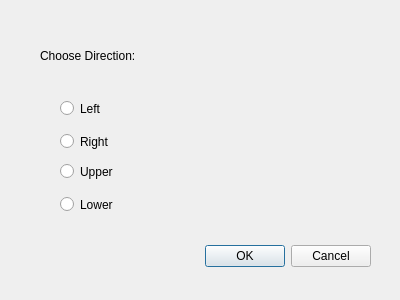
<?xml version="1.0" encoding="UTF-8"?>
<ui version="4.0">
 <class>mirrorDialog</class>
 <widget class="QDialog" name="mirrorDialog">
  <property name="geometry">
   <rect>
    <x>0</x>
    <y>0</y>
    <width>400</width>
    <height>300</height>
   </rect>
  </property>
  <property name="windowTitle">
   <string>Dialog</string>
  </property>
  <widget class="QDialogButtonBox" name="buttonBox">
   <property name="geometry">
    <rect>
     <x>30</x>
     <y>240</y>
     <width>341</width>
     <height>32</height>
    </rect>
   </property>
   <property name="orientation">
    <enum>Qt::Horizontal</enum>
   </property>
   <property name="standardButtons">
    <set>QDialogButtonBox::Cancel|QDialogButtonBox::Ok</set>
   </property>
  </widget>
  <widget class="QLabel" name="label_5">
   <property name="geometry">
    <rect>
     <x>40</x>
     <y>40</y>
     <width>231</width>
     <height>31</height>
    </rect>
   </property>
   <property name="styleSheet">
    <string notr="true">
font: 13pt &quot;Gilroy-Light&quot;;</string>
   </property>
   <property name="text">
    <string>Choose Direction:</string>
   </property>
  </widget>
  <widget class="QRadioButton" name="mrL">
   <property name="geometry">
    <rect>
     <x>60</x>
     <y>97</y>
     <width>181</width>
     <height>23</height>
    </rect>
   </property>
   <property name="styleSheet">
    <string notr="true">
font: 10pt &quot;Gilroy-Light&quot;;</string>
   </property>
   <property name="text">
    <string>Left</string>
   </property>
  </widget>
  <widget class="QRadioButton" name="mrR">
   <property name="geometry">
    <rect>
     <x>60</x>
     <y>130</y>
     <width>201</width>
     <height>23</height>
    </rect>
   </property>
   <property name="styleSheet">
    <string notr="true">
font: 10pt &quot;Gilroy-Light&quot;;</string>
   </property>
   <property name="text">
    <string>Right</string>
   </property>
  </widget>
  <widget class="QRadioButton" name="mrD">
   <property name="geometry">
    <rect>
     <x>60</x>
     <y>193</y>
     <width>201</width>
     <height>23</height>
    </rect>
   </property>
   <property name="styleSheet">
    <string notr="true">
font: 10pt &quot;Gilroy-Light&quot;;</string>
   </property>
   <property name="text">
    <string>Lower</string>
   </property>
  </widget>
  <widget class="QRadioButton" name="mrU">
   <property name="geometry">
    <rect>
     <x>60</x>
     <y>160</y>
     <width>181</width>
     <height>23</height>
    </rect>
   </property>
   <property name="styleSheet">
    <string notr="true">
font: 10pt &quot;Gilroy-Light&quot;;</string>
   </property>
   <property name="text">
    <string>Upper</string>
   </property>
  </widget>
 </widget>
 <resources/>
 <connections>
  <connection>
   <sender>buttonBox</sender>
   <signal>accepted()</signal>
   <receiver>mirrorDialog</receiver>
   <slot>accept()</slot>
   <hints>
    <hint type="sourcelabel">
     <x>248</x>
     <y>254</y>
    </hint>
    <hint type="destinationlabel">
     <x>157</x>
     <y>274</y>
    </hint>
   </hints>
  </connection>
  <connection>
   <sender>buttonBox</sender>
   <signal>rejected()</signal>
   <receiver>mirrorDialog</receiver>
   <slot>reject()</slot>
   <hints>
    <hint type="sourcelabel">
     <x>316</x>
     <y>260</y>
    </hint>
    <hint type="destinationlabel">
     <x>286</x>
     <y>274</y>
    </hint>
   </hints>
  </connection>
 </connections>
</ui>
